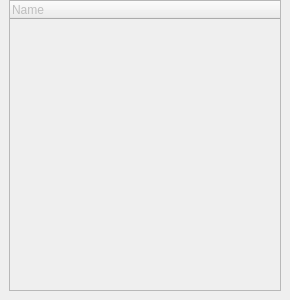
<?xml version="1.0" encoding="UTF-8"?>
<ui version="4.0">
 <class>LayoutEditorCreateWidgetDockWidget</class>
 <widget class="QDockWidget" name="LayoutEditorCreateWidgetDockWidget">
  <property name="enabled">
   <bool>false</bool>
  </property>
  <property name="geometry">
   <rect>
    <x>0</x>
    <y>0</y>
    <width>290</width>
    <height>300</height>
   </rect>
  </property>
  <property name="windowTitle">
   <string>Create new Widget</string>
  </property>
  <widget class="QWidget" name="dockWidgetContents">
   <layout class="QVBoxLayout" name="verticalLayout">
    <property name="topMargin">
     <number>0</number>
    </property>
    <item>
     <widget class="CEED::editors::layout::visual::WidgetTypeTreeWidget" name="tree">
      <property name="toolTip">
       <string>Drag to the layout to create</string>
      </property>
      <column>
       <property name="text">
        <string>Name</string>
       </property>
      </column>
     </widget>
    </item>
   </layout>
  </widget>
 </widget>
 <customwidgets>
  <customwidget>
   <class>CEED::editors::layout::visual::WidgetTypeTreeWidget</class>
   <extends>QTreeWidget</extends>
   <header>editors/layout/editor_layout_visual.h</header>
  </customwidget>
 </customwidgets>
 <resources/>
 <connections/>
</ui>
